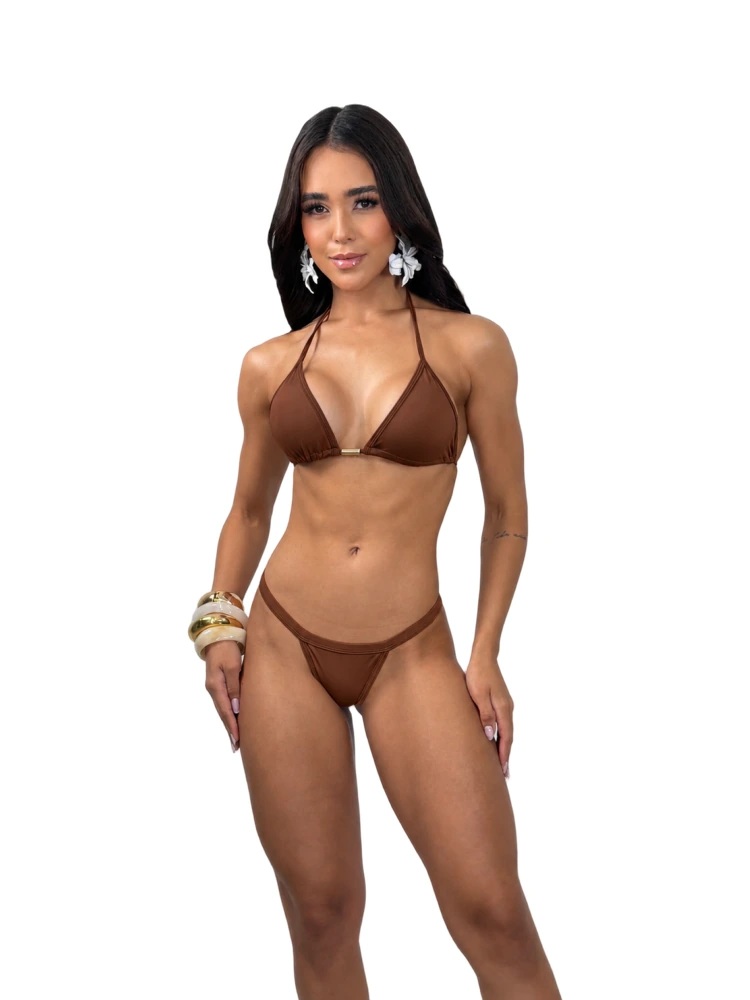
#> input picture heish-migracao/imagens-fundo-branco/4110578_01-fundo-branco.webp, 750 x 1000 px; its folder holds only this picture in this run
$ python capas_vitrine.py
#> lines starting #> are read from the running program, lines starting #| are printed output that depends on the picture; after the words box and inside, x2 and y2 are one past the last pixel; in counts of white or black regions, pixels touching at a corner belong together
#> in main, foto is the input picture: PIL image 750x1000 RGB; mean R, G, B 226.8, 214.4, 208.2
"""Monta a capa de vitrine de cada produto a partir da foto com fundo branco.

A capa segue o padrao de catalogo: proporcao 3:4, fundo branco puro e a modelo
ocupando quase toda a altura, com a mesma folga em todos os produtos. O script
so reposiciona a foto dentro de uma tela branca: nao amplia, nao reduz e nao
retoca. Quando o corpo ja estava cortado pela borda da foto original, essa borda
continua encostada na borda da capa.

A foto escolhida para cada produto veio da revisao visual dos recortes.

Uso:
    python3 heish-migracao/scripts/capas_vitrine.py
"""

from __future__ import annotations

from dataclasses import dataclass
from pathlib import Path

import numpy as np
from PIL import Image

RAIZ = Path(__file__).resolve().parent.parent
PASTA_FUNDO_BRANCO = RAIZ / "imagens-fundo-branco"
PASTA_CAPAS = RAIZ / "capas-vitrine"

PROPORCAO = 3 / 4
FOLGA_VERTICAL = 0.04
FOLGA_LATERAL = 0.04
TOM_QUE_CONTA_COMO_BRANCO = 245
MARGEM_DE_BORDA = 3
QUALIDADE_WEBP = 92


@dataclass(frozen=True)
class Capa:
    """Foto escolhida para a capa de um produto.

    corte_na_base, quando informado, e a fracao da altura da modelo mantida a
    partir do topo. Serve para fotos em que as pernas estao em sombra dura: a
    capa termina na coxa, como nas demais fotos cortadas pela borda.
    """

    produto: int
    foto: str
    corte_na_base: float | None = None


CAPAS: tuple[Capa, ...] = (
    Capa(4110578, "4110578_01"),
    Capa(4110584, "4110584_01"),
    Capa(4110596, "4110596_01"),
    Capa(4110610, "4110610_02"),
    Capa(4171636, "4171636_01", corte_na_base=0.565),
    Capa(4171651, "4171651_01"),
    Capa(4175122, "4175122_02", corte_na_base=0.58),
    Capa(4191760, "4191760_01"),
    Capa(4191780, "4191780_01"),
    Capa(4233271, "4233271_03"),
    Capa(4468163, "4468163_01"),
    Capa(4468164, "4468164_04"),
    Capa(4487891, "4487891_01"),
    Capa(4567819, "4567819_01"),
    Capa(4568066, "4568066_01"),
    Capa(4568136, "4568136_01"),
    Capa(4611471, "4611471_01"),
)


@dataclass(frozen=True)
class Ocupacao:
    """Retangulo ocupado pela modelo e em quais bordas da foto ela encosta."""

    esquerda: int
    topo: int
    direita: int
    base: int
    encosta_na_esquerda: bool
    encosta_no_topo: bool
    encosta_na_direita: bool
    encosta_na_base: bool

    @property
    def largura(self) -> int:
        return self.direita - self.esquerda

    @property
    def altura(self) -> int:
        return self.base - self.topo


def medir_ocupacao(foto: Image.Image, corte_na_base: float | None) -> Ocupacao:
    pixels = np.asarray(foto.convert("RGB"))
    ocupado = (pixels < TOM_QUE_CONTA_COMO_BRANCO).any(axis=2)
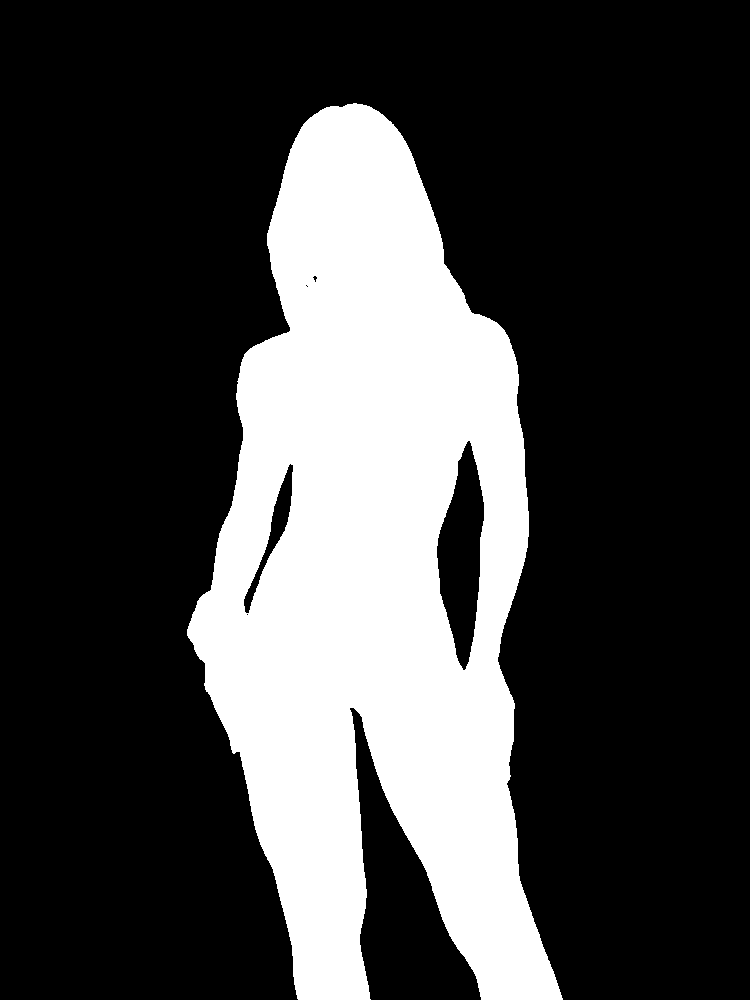
#> ocupado: shape (1000, 750) bool; 26.3% white; 1 white region, box (x1, y1, x2, y2) and area: (187, 103, 563, 1000) 197417
    colunas = np.flatnonzero(ocupado.any(axis=0))
#> colunas = 376 values from 187 to 562
    linhas = np.flatnonzero(ocupado.any(axis=1))
#> linhas = 897 values from 103 to 999
    if colunas.size == 0 or linhas.size == 0:
        raise ValueError("A foto esta toda branca: nao ha o que enquadrar.")
    esquerda, direita = int(colunas[0]), int(colunas[-1]) + 1
#> esquerda = 187; direita = 563
    topo, base = int(linhas[0]), int(linhas[-1]) + 1
#> topo = 103; base = 1000
    encosta_na_base = base >= foto.height - MARGEM_DE_BORDA
#> encosta_na_base = True
    if corte_na_base is not None:
        base = topo + round((base - topo) * corte_na_base)
        encosta_na_base = True
        colunas = np.flatnonzero(ocupado[topo:base].any(axis=0))
        esquerda, direita = int(colunas[0]), int(colunas[-1]) + 1
    return Ocupacao(
        esquerda=esquerda,
        topo=topo,
        direita=direita,
        base=base,
        encosta_na_esquerda=esquerda <= MARGEM_DE_BORDA,
        encosta_no_topo=topo <= MARGEM_DE_BORDA,
        encosta_na_direita=direita >= foto.width - MARGEM_DE_BORDA,
        encosta_na_base=encosta_na_base,
    )


def tamanho_da_tela(ocupacao: Ocupacao) -> tuple[float, float]:
    """Largura e altura da capa para a modelo caber com as folgas padrao."""
    folgas_verticais = (0 if ocupacao.encosta_no_topo else 1) + (0 if ocupacao.encosta_na_base else 1)
    folgas_laterais = (0 if ocupacao.encosta_na_esquerda else 1) + (0 if ocupacao.encosta_na_direita else 1)
    altura = ocupacao.altura / (1 - FOLGA_VERTICAL * folgas_verticais)
    largura_minima = ocupacao.largura / (1 - FOLGA_LATERAL * folgas_laterais)
    largura = max(altura * PROPORCAO, largura_minima)
    return largura, largura / PROPORCAO


def posicionar(inicio: int, fim: int, encosta_no_inicio: bool, encosta_no_fim: bool, tamanho: float) -> float:
    """Coordenada inicial da tela num eixo, respeitando as bordas em que a modelo encosta."""
    if encosta_no_inicio and not encosta_no_fim:
        return float(inicio)
    if encosta_no_fim and not encosta_no_inicio:
        return fim - tamanho
    return (inicio + fim) / 2 - tamanho / 2


def enquadrar(foto: Image.Image, corte_na_base: float | None = None) -> Image.Image:
    ocupacao = medir_ocupacao(foto, corte_na_base)
    largura, altura = tamanho_da_tela(ocupacao)
#> largura = 700.8; altura = 934.4
    origem_x = posicionar(
        ocupacao.esquerda, ocupacao.direita, ocupacao.encosta_na_esquerda, ocupacao.encosta_na_direita, largura
    )
#> origem_x = 24.61
    origem_y = posicionar(
        ocupacao.topo, ocupacao.base, ocupacao.encosta_no_topo, ocupacao.encosta_na_base, altura
    )
#> origem_y = 65.62
    tela = Image.new("RGB", (round(largura), round(altura)), (255, 255, 255))
#> tela: PIL image 701x934 RGB; every value is 255
    tela.paste(foto.convert("RGB"), (-round(origem_x), -round(origem_y)))
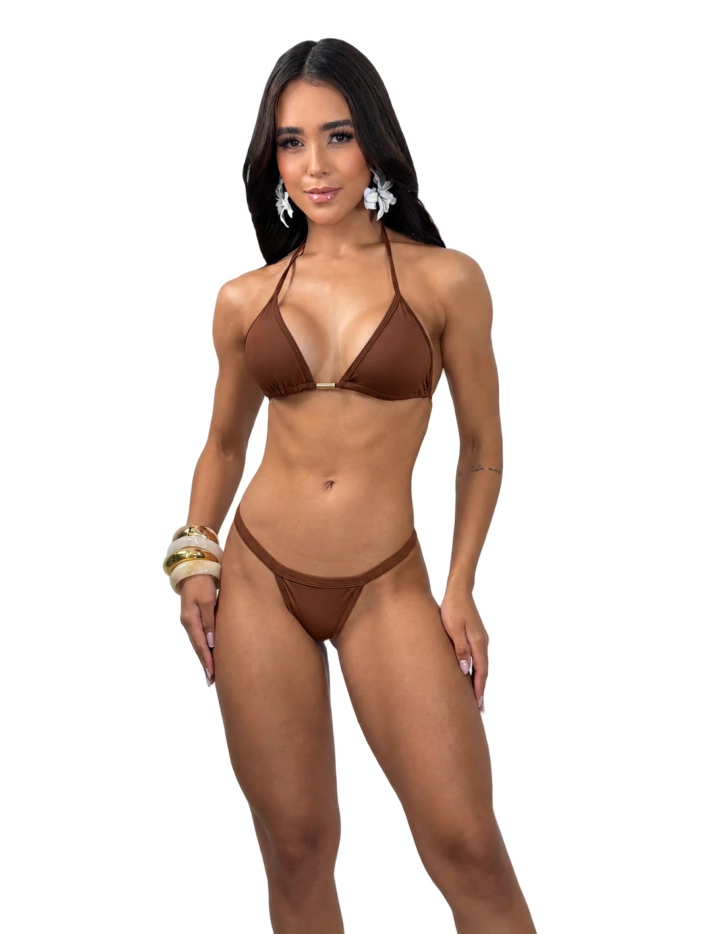
#> tela: PIL image 701x934 RGB; mean R, G, B 222.8, 208.5, 201.4
    return tela


def main() -> None:
    PASTA_CAPAS.mkdir(parents=True, exist_ok=True)
    for capa in CAPAS:
        with Image.open(PASTA_FUNDO_BRANCO / f"{capa.foto}-fundo-branco.webp") as foto:
            resultado = enquadrar(foto, capa.corte_na_base)
        destino = PASTA_CAPAS / f"{capa.produto}-capa-fundo-branco.webp"
        resultado.save(destino, "WEBP", quality=QUALIDADE_WEBP, method=6)
        print(f"{destino.name}  {resultado.width}x{resultado.height}  a partir de {capa.foto}")
#| 4110578-capa-fundo-branco.webp  701x934  a partir de 4110578_01


if __name__ == "__main__":
#> (the run stopped early here; a loop or call above may not have finished)
